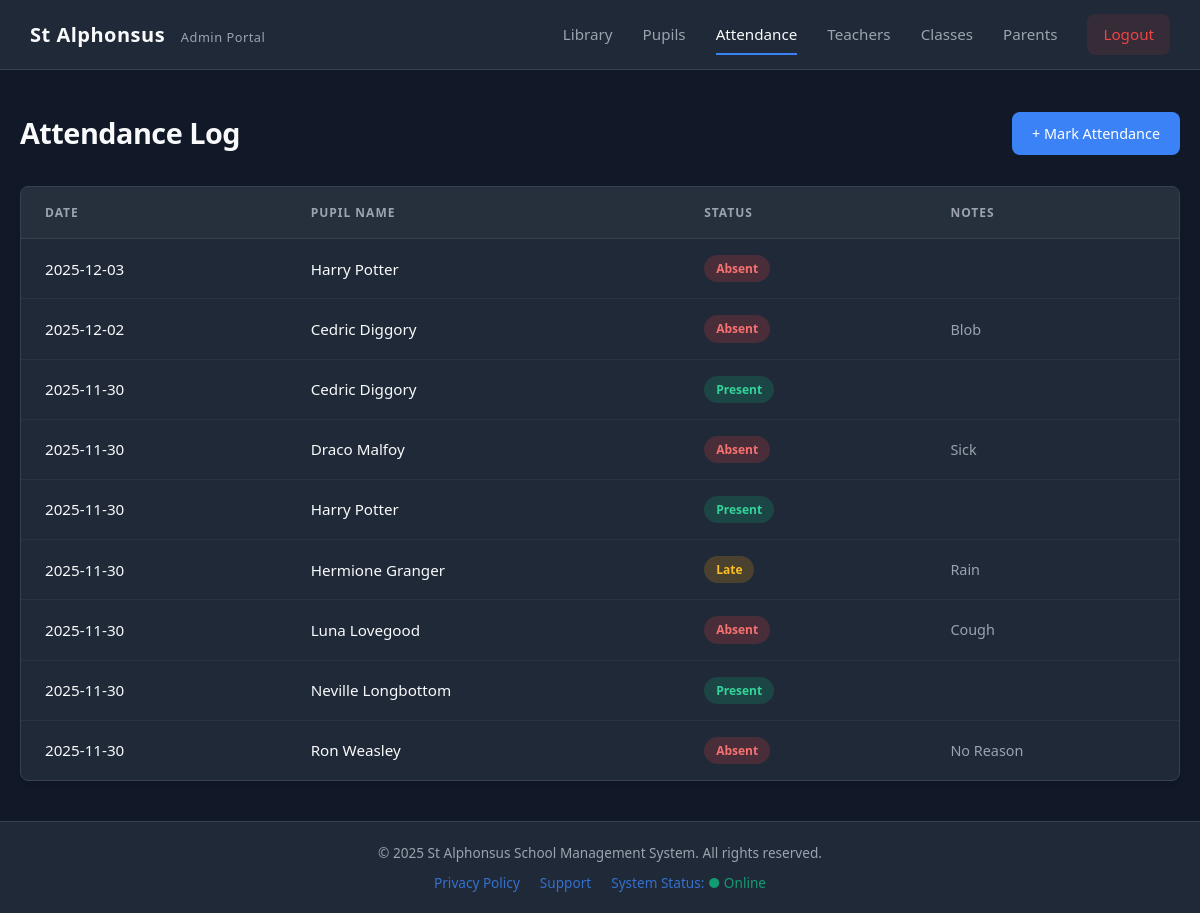
/attendance/attendance.php (signed in), run on the app's committed database.
### tables this page shows
CREATE TABLE `attendance` (
  `attendance_id` int(11) NOT NULL,
  `pupil_id` int(11) DEFAULT NULL,
  `attendance_date` date DEFAULT NULL,
  `status` varchar(50) DEFAULT NULL,
  `notes` text DEFAULT NULL
);

CREATE TABLE `pupils` (
  `pupil_id` int(11) NOT NULL,
  `class_id` int(11) DEFAULT NULL,
  `full_name` varchar(255) NOT NULL,
  `address` varchar(255) DEFAULT NULL,
  `medical_info` text DEFAULT NULL
);

### attendance/attendance.php (the view, shortened to what this page needs)
<?php
include '../db.php';
$sql = "SELECT Attendance.*, Pupils.full_name
        FROM Attendance
        JOIN Pupils ON Attendance.pupil_id = Pupils.pupil_id
        ORDER BY attendance_date DESC";
$stmt = $pdo->query($sql);
$records = $stmt->fetchAll();
?>
<!DOCTYPE html>
<html lang="en">
<head>
    <link rel="stylesheet" href="../style.css">
</head>
<body>
    <?php include '../nav.php'; ?>
    <div class="container">
        <div class="page-header">
            <h1>Attendance Log</h1>
            <?php if ($role != 'parent'): ?>
                <a href="mark_attendance.php" class="btn btn-primary">+ Mark Attendance</a>
            <?php endif; ?>
        </div>
        <div class="table-container">
            <table>
                <thead>
                    <tr>
                        <th>Date</th>
                        <th>Pupil Name</th>
                        <th>Status</th>
                        <th>Notes</th>
                    </tr>
                </thead>
                <tbody>
                    <?php foreach ($records as $row):
                        $statusClass = 'status-active';
                        if ($row['status'] == 'Absent') $statusClass = 'status-inactive';
                        if ($row['status'] == 'Late') $statusClass = 'status-warning';
                    ?>
                        <tr>
                            <td><?= htmlspecialchars($row['attendance_date']) ?></td>
                            <td style="font-weight: 500;"><?= htmlspecialchars($row['full_name']) ?></td>
                            <td>
                                <span class="status-pill <?= $statusClass ?>">
                                    <?= htmlspecialchars($row['status']) ?>
                                </span>
                            </td>
                            <td style="color: var(--text-muted); font-size: 0.9rem;">
                                <?= htmlspecialchars($row['notes']) ?>
                            </td>
                        </tr>
                    <?php endforeach; ?>
                </tbody>
            </table>
        </div>
    </div>
                        <?php include '../footer.php'; ?>
</body>
</html>

### Style.css (style rules this page uses)
:root { --bg-body: #111827; --bg-card: #1f2937; --bg-input: #374151; --text-main: #f9fafb; --text-muted: #9ca3af; --primary: #3b82f6; --primary-hover: #2563eb; --danger: #ef4444; --success: #10b981; --warning: #f59e0b; --radius: 8px; --border: 1px solid #374151; }
* { margin: 0; padding: 0; box-sizing: border-box; }
body { font-family: 'Segoe UI', Inter, system-ui, sans-serif; background-color: var(--bg-body); color: var(--text-main); line-height: 1.6; -webkit-font-smoothing: antialiased; display: flex; flex-direction: column; min-height: 100vh; }
a { text-decoration: none; color: inherit; transition: 0.2s; }
.container { max-width: 1200px; margin: 0 auto; padding: 40px 20px; width: 100%; flex: 1; }
.page-header { display: flex; justify-content: space-between; align-items: center; margin-bottom: 30px; }
h1 { font-size: 1.8rem; font-weight: 600; letter-spacing: -0.5px; color: var(--text-main); }
.btn { display: inline-flex; align-items: center; justify-content: center; padding: 10px 20px; border-radius: var(--radius); font-weight: 500; font-size: 0.9rem; cursor: pointer; border: none; transition: all 0.2s ease; }
.btn-primary { background-color: var(--primary); color: white; }
.table-container { background-color: var(--bg-card); border-radius: var(--radius); border: var(--border); overflow: hidden; box-shadow: 0 4px 6px -1px rgba(0, 0, 0, 0.1); }
table { width: 100%; border-collapse: collapse; }
thead { background-color: rgba(255, 255, 255, 0.03); border-bottom: var(--border); }
th { text-align: left; padding: 16px 24px; font-size: 0.75rem; text-transform: uppercase; letter-spacing: 1px; color: var(--text-muted); font-weight: 600; }
td { padding: 16px 24px; border-bottom: 1px solid rgba(255, 255, 255, 0.05); color: var(--text-main); font-size: 0.95rem; }
tr:last-child td { border-bottom: none; }
.status-pill { display: inline-block; padding: 4px 12px; border-radius: 50px; font-size: 0.75rem; font-weight: 600; }
.status-present, .status-active { background-color: rgba(16, 185, 129, 0.2); color: #34d399; }
.status-absent, .status-inactive { background-color: rgba(239, 68, 68, 0.2); color: #f87171; }
.status-late, .status-warning { background-color: rgba(245, 158, 11, 0.2); color: #fbbf24; }

### data on the page
attendance: attendance_date "2025-12-03", pupil.full_name "Harry Potter", status "Absent"
attendance: attendance_date "2025-12-02", pupil.full_name "Cedric Diggory", status "Absent", notes "Blob"
attendance: attendance_date "2025-11-30", pupil.full_name "Cedric Diggory", status "Present"
attendance: attendance_date "2025-11-30", pupil.full_name "Draco Malfoy", status "Absent", notes "Sick"
attendance: attendance_date "2025-11-30", pupil.full_name "Harry Potter", status "Present"
attendance: attendance_date "2025-11-30", pupil.full_name "Hermione Granger", status "Late", notes "Rain"
attendance: attendance_date "2025-11-30", pupil.full_name "Luna Lovegood", status "Absent", notes "Cough"
attendance: attendance_date "2025-11-30", pupil.full_name "Neville Longbottom", status "Present"
attendance: attendance_date "2025-11-30", pupil.full_name "Ron Weasley", status "Absent", notes "No Reason"

### other printed values
$role "Admin"
